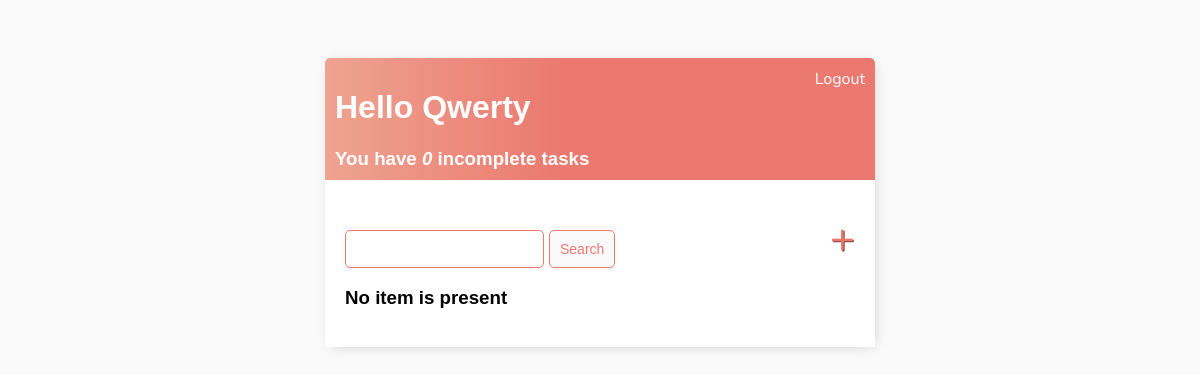
Before: / (signed in) with the older database file.
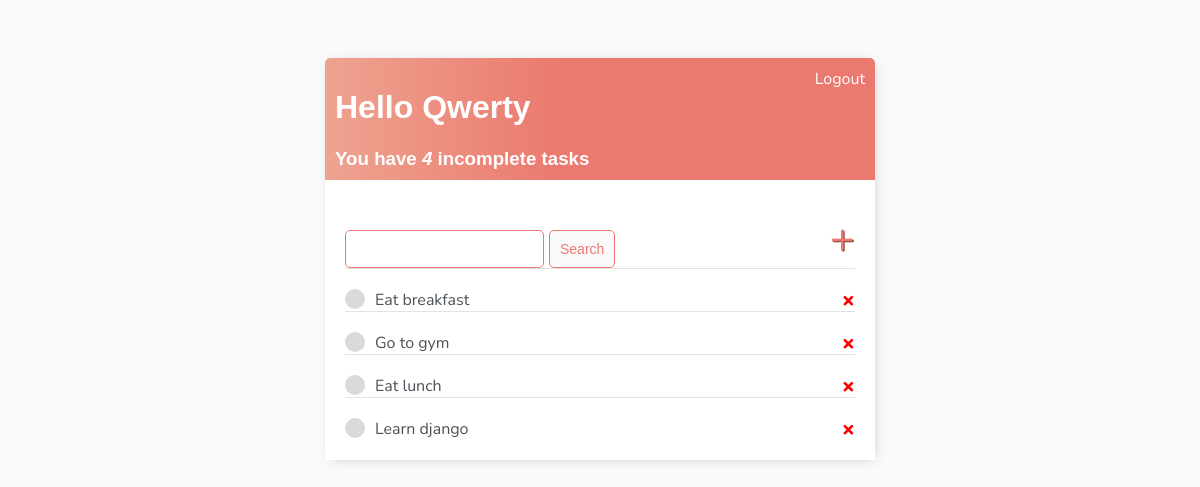
After: the same page with the newer database file.
### base/models.py (models this page shows)
class Task(models.Model):
    user = models.ForeignKey(User, on_delete=models.CASCADE, null=True, blank=True)
    title = models.CharField(max_length=200)
    description = models.TextField(null=True, blank=True)
    complete = models.BooleanField(default=False)
    created_on = models.DateTimeField(auto_now_add=True)
    def __str__(self):
        return self.title
    class Meta:
        ordering = ['complete']

### base/views.py (the view)
# urls.py: path('', TaskList.as_view(), name='tasks'),
class TaskList(LoginRequiredMixin,ListView):
    model = Task
    context_object_name = "tasks"
    def get_context_data(self, **kwargs):
        context = super().get_context_data(**kwargs)
        context['tasks'] = context['tasks'].filter(user=self.request.user)
        context['count'] = context['tasks'].filter(complete=False).count()
        search_input = self.request.GET.get('search_area') or ''
        if search_input:
            context['tasks'] = context['tasks'].filter(title__icontains = search_input)
        context['search_input'] = search_input
        return context

### base/templates/base/task_list.html
{% extends 'base/main.html' %}
{% block content %}
<div class="header-bar">
    <div >
        <h1>Hello {{ request.user|title }}</h1>
        <h3 style="margin:0">You have <i>{{ count }}</i> incomplete task{{ count|pluralize:"s" }}</h3>
    </div>
    {% if request.user.is_authenticated %}
    <a href="{% url 'logout' %}">Logout</a>
    {% else %}
    <a href="{% url 'login' %}">Login</a>
    {% endif %}
</div>
<div class="card-body">
    <div id="search-add-wrapper">
        <form method="GET"  style="margin-top: 20px; display: flex;">
            <input style="margin-right: 5px;" type="text" name="search_area" value="{{search_input}}">
            <input class="button" type="submit" value="Search">
        </form>
        <a id="add-link" href="{% url 'create-task' %}">&#x2b;</a>
    </div>
    <div class="task-items-wrapper">
        {% for i in tasks %}
            <div class="task-wrapper">
                {% if i.complete %}
                    <div class="task-title">
                        <div class="task-complete-icon"></div>
                        <i><s><a href="{% url 'update-task' i.id %}">{{ i }}</a></s></i>
                    </div>
                    <a class="delete-link" href="{% url 'delete-task' i.id %}">&#215;</a>
                {% else %}
                    <div class="task-title">
                        <div class="task-incomplete-icon"></div>
                        <a href="{% url 'update-task' i.id %}">{{ i }}</a>
                    </div>
                    <a class="delete-link" href="{% url 'delete-task' i.id %}">&#215;</a>
                {% endif %}
            </div>
        {% empty %}
        <h3>No item is present</h3>
        {% endfor %}
    </div>
</div>
{% endblock %}

### base/templates/base/main.html (shortened to what this page needs)
<!DOCTYPE html>
<html lang="en">
<head>
</head>
<body>
    <div class="container">
        {% block content %}
        {% endblock %}
    </div>
</body>
</html>

### base/templates/base/main.html (style rules this page uses)
body { background-color: #FAFAFA; font-family: 'Nunito', sans-serif; padding-top: 50px; }
h1,h2,h3,h4,h5,h5 { font-family: 'Raleway', sans-serif; }
a,p { color: #4b5156 }
.container { max-width: 550px; margin: auto; background-color: #FFF; -webkit-box-shadow: 2px 2px 13px -4px rgba(0,0,0,0.21); box-shadow: 2px 2px 13px -4px rgba(0,0,0,0.21); }
.header-bar { display: flex; justify-content: space-between; color: #fff; padding: 10px; border-radius: 5px 5px 0 0; background: linear-gradient(90deg, #EEA390 0%, #EB796F 43%, #EB796F 100% ); }
.header-bar a { color: #fff; text-decoration: none; }
.task-wrapper { display: flex; align-items: center; justify-content: space-between; padding-top: 20px; background-color: #fff; border-top: 1px solid rgb(226, 226, 226); }
.task-title { display: flex; }
.task-title a { text-decoration: none; color: #4b5156; margin-left: 10px; }
.task-incomplete-icon { height: 20px; width: 20px; background-color: rgb(218,218,218); border-radius: 50%; }
.delete-link { text-decoration: none; font-weight: 900; color: red; font-size: 22px; line-height: 0; }
#search-add-wrapper { display: flex; justify-content: space-between; align-items: center; padding-top: 10px; }
#add-link { color: #EB796F; text-decoration: none; font-size: 42px; text-shadow: 1px 1px #81413b; }
input[type=text], input[type=password], textarea { border: 1px solid #EB796F; border-radius: 5px; padding: 10px; width: 90%; }
.button { border: 1px solid #EB796F; background-color: #FAFAFA; color: #EB796F; padding:10px; font-size: 14px; border-radius: 5px; cursor: pointer; text-decoration: none; }
.card-body { padding: 20px; }

Changed rows visible on the page:
added Task: title "Eat breakfast"
added Task: title "Go to gym"
added Task: title "Eat lunch"
added Task: title "Learn django"
Other visible differences:
{{ count }}: "0" → "4"
text no longer shown: "No item is present"
